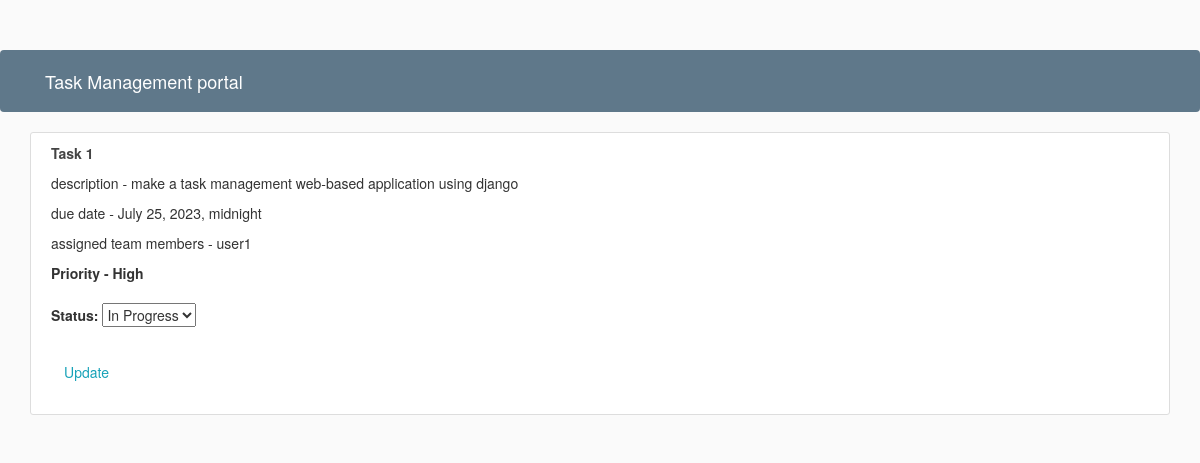
The page /task_status/4 on the database its author committed.
### tasks/models.py (models this page shows, shortened)
class Task(models.Model):
    creator = models.ForeignKey(User, on_delete=models.CASCADE)
    title = models.CharField(max_length=100)
    description = models.TextField()
    due_date = models.DateTimeField()
    CHOICES = (
        ('Not Started', 'Not Started'),
        ('In Progress', 'In Progress'),
        ('Completed', 'Completed'),
    )
    status = models.CharField(max_length=50, choices=CHOICES, default='Not Started')
    assigned_team_member = models.ForeignKey(User, on_delete=models.CASCADE, related_name='assigned_member')
    CHOICE = (
        ('High', 'High'),
        ('Medium', 'Medium'),
        ('Low', 'Low'),
    )
    priority = models.CharField(max_length=50, choices=CHOICE, default='low')

### tasks/views.py (the view)
# urls.py: path('task_status/<int:pk>', views.task_status, name='task-status'),
def task_status(request, pk):
    tasks = get_object_or_404(Task, pk=pk)
    if request.method == 'POST':
        form = TaskUpdateForm(request.POST, instance=tasks)
        if form.is_valid():
            form.save()
            messages.success(request, f'status has been changed')
            return redirect('home')
    else:
        form = TaskUpdateForm(instance=tasks)
    return render(request, 'tasks/task_status.html', {'form': form, 'tasks': tasks})

### tasks/forms.py
class TaskUpdateForm(forms.ModelForm):
    class Meta:
        model = Task
        fields = ['status']

### tasks/templates/tasks/task_status.html (shortened to what this page needs)
{% extends "tasks/base.html" %}
{% block content %}
    <article class="media content-section">
       <div class="media-body">
           <b class="article-title">{{ tasks.title }}</b>
           <p class="article-title"> <p>
           <p class="article-content">description - {{ tasks.description }}</p>
           <p class="article-content">due date - {{ tasks.due_date }}</p>
           <p class="article-content">assigned team members - {{ tasks.assigned_team_member }}</p>
           <b class="article-content">Priority - {{ tasks.priority }}</b>
       <form method="POST">
        <fieldset class="form-group">
            <br>
          {{form.as_p}}
        </fieldset>
        <div class="form-group">
          <button class="btn btn-outline-info" type="submit">Update</button>
        </div>
      </form>
      </div>
     </article>
{% endblock content %}

### tasks/static/tasks/main.css (style rules this page uses)
body { background: #fafafa; color: #333333; margin-top: 5rem; }
.content-section { background: #ffffff; padding: 10px 20px; border: 1px solid #dddddd; border-radius: 3px; margin-bottom: 20px; }
.article-title { color: #444444; }
.article-content { white-space: pre-line; }

### rows shown on the page
Task: title "Task 1", description "make a task management web-based application using django", due_date "July 25, 2023, midnight", assigned_team_member "user1", priority "High", status "In Progress"
